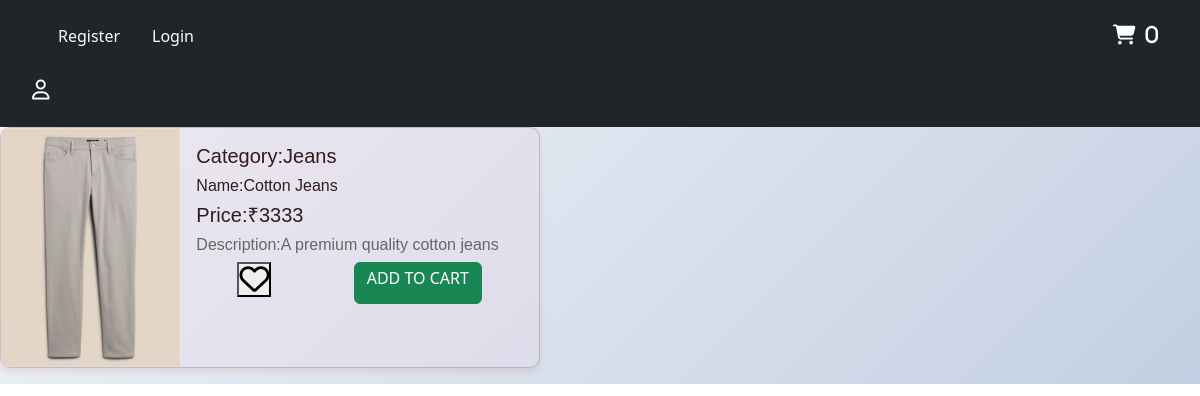
Page /details/2/ on the committed database.
### products/models.py (models this page shows, shortened)
class Product(models.Model):
    category=models.ForeignKey(Category,on_delete=models.CASCADE)
    product_name=models.CharField(max_length=100)
    prod_img=models.ImageField(upload_to='userimg/',blank=True,null=True)
    price=models.IntegerField()
    description=models.CharField(max_length=100)
    created_at=models.DateTimeField(auto_now_add=True)
    updated_at=models.DateTimeField(auto_now_add=True)
    likes=models.ManyToManyField(User,related_name='liked',blank=True,null=True)
    carts=models.ManyToManyField(User,related_name='carted',blank=True,null=True)

class Category(models.Model):
    category_name=models.CharField(max_length=100)
    description=models.CharField(max_length=100)
    created_at=models.DateTimeField(auto_now_add=True)
    updated_at=models.DateTimeField(auto_now_add=True)
    def __str__(self):
        return self.category_name

### accounts/views.py (the view)
# urls.py: path('details/<int:pk>/',views.details,name="details"),
def details(request,pk):
    products = Product.objects.get(pk=pk)
    productss = Product.objects.get(pk=pk)
    is_liked = False
    if products.likes.filter(id=request.user.id).exists():
        is_liked = True
    prod_like = is_liked
    is_carted = False
    if productss.carts.filter(id=request.user.id).exists():
        is_carted = True
    prod_cart = is_carted
    return render(request,"details.html",{'products':products,'prod_like':prod_like,"productss":productss,"prod_cart":prod_cart})

### accounts/context_processors.py (called while the page is built, shortened)
def get_cart_count(request):
    count = 0
    return {'count': count}

### templates/details.html (shortened to what this page needs)
{% include "base.html" %}
{% block content %}
<div class="card mb-3" style="max-width: 540px">
  <div class="row g-0">
    <div class="col-md-4">
      <img
        src="{{products.prod_img.url}}"
        class="img-fluid rounded-start"
        alt="..."
      />
    </div>
    <div class="col-md-8">
      <div class="card-body  shi">
        <h5 class="card-title">Category:{{products.category}}</h5>
        <h6 class="card-title">Name:{{products.product_name}}</h6>
        <h5 class="card-title">Price:₹{{products.price}}</h5>
        <h6 class="card-text">Description:{{products.description}}<h6>
        <div class="flex-container">
          {% if prod_like %}
          <form action="{% url 'productliked' pk=products.id %}" method="POST">
            {% csrf_token %}
            <button type="submit">
              <input type="hidden" name="product_id" value="{{products.id}}">
              <i class="fa-solid fa-heart" style="color: red;"></i>
            </button>
           </form>
          {% else %}
          <form action="{% url 'productliked' pk=products.id %}" method="POST">
            <button type="submit">
              <i class="fa-regular fa-heart"></i>
            </button>
           </form>
          {% endif %}
          {% if prod_cart %}
          <form action="{% url 'productcart' pk=products.id %}" method="POST" class="ff">
            {% csrf_token %}
            <button type="submit" class="btn btn-success">
              <input type="hidden" name="prod_id" value="{{products.id}}">
              <h6>REMOVE</h6>
            </button>
           </form>
          {% else %}
          <form action="{% url 'productcart' pk=products.id %}" method="POST" class="ff">
            <button type="submit" class="btn btn-success">
              <h6>ADD TO CART</h6>
            </button>
           </form>
          {% endif %}
        </div>
      </div>
    </div>
  </div>
</div>
{% endblock %}

### templates/base.html (style rules this page uses)
* { margin: 0; padding: 0; box-sizing: border-box; }
body { background: linear-gradient(135deg, #f5f7fa, #c3cfe2); background-repeat: no-repeat; background-size: cover; }
.card { background-color: rgba(232, 216, 232, 0.377); border-radius: 10px; box-shadow: 0 4px 6px rgba(161, 43, 4, 0.1); }
.card-title { font-family: Arial, Helvetica, sans-serif; color: rgb(49, 27, 27); }
.card-text { font-family: Arial, Helvetica, sans-serif; color: #666; }
.fa-heart { font-size: 30px; }
.flex-container { display: flex; justify-content: space-around; }

### rows in the picture
Product: prod_img (picture), category "Jeans", product_name "Cotton Jeans", price "3333", description "A premium quality cotton jeans"

### other values in the picture
{{ count }} "0"
